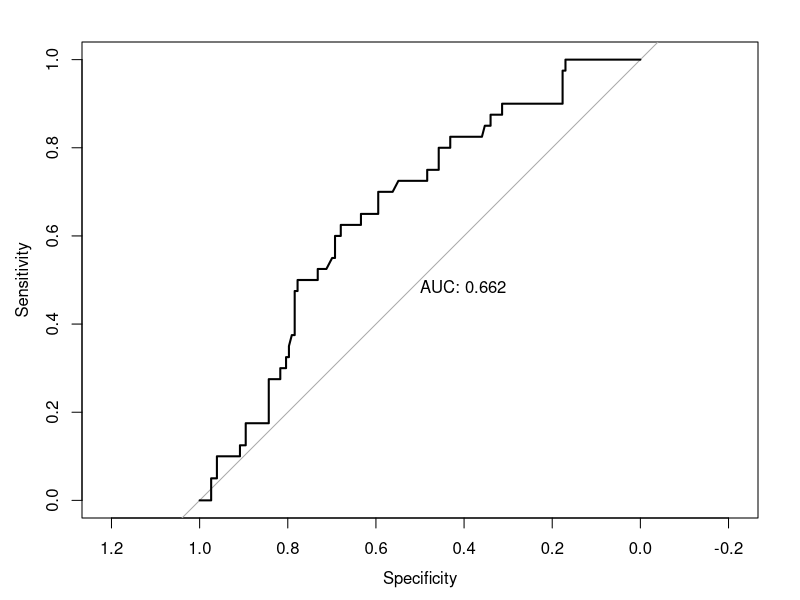

Reproduce this figure in R.
## ---- chunk 1
library(tidyverse)
## ---- chunk 2
cherry_data_selected <- read.csv("Data/cherry-bloom-early.csv") %>%
  select(early_bloom,location,matches('tmax'))
## ---- chunk 3
library(randomForest)

cherry_data_selected <-  cherry_data_selected %>% 
  mutate(early_bloom = fct_relevel(early_bloom, 'no'))

fitted_rf <- randomForest(early_bloom ~ ., data = cherry_data_selected)

## ---- chunk 4
library(pROC)
library(randomForest)

rf_roc <- roc(response = cherry_data_selected$early_bloom,
              predictor = predict(fitted_rf, type = "prob")[, "yes"],
              levels = c("no", "yes"),
              direction = "<")

plot(rf_roc, print.auc = TRUE)
